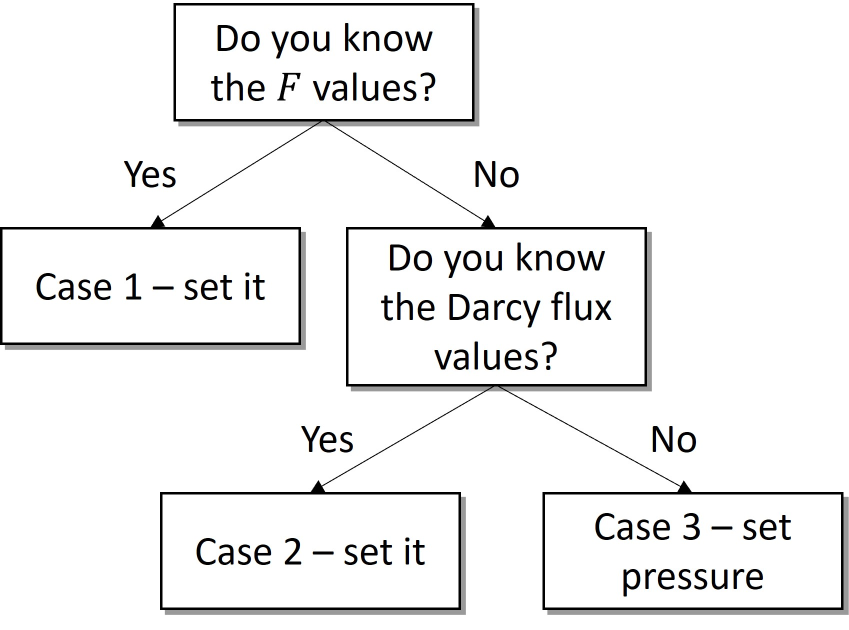
#> input picture tutorials/img/single_phase_flow_bc.jpg, 1697 x 1260 px (shown at 1/2 size)
$ python assemble_column_phz.py --left ../../../../../tutorials/img/single_phase_flow_bc.jpg --right ../../../../../tutorials/img/issue1235_frac_intf.png --out out.png
#> lines starting #> are read from the running program, lines starting #| are printed output that depends on the picture
from __future__ import annotations

"""Assemble Figure from two pre-rendered ParaView column images.

This script takes two PNG images, typically:
- a 3-row column rendered at t = 10 days
- a 3-row column rendered at t = 74 days

and combines them side by side into one final figure.

Typical usage
-------------
python geothermal_flow/plotting/assemble_column_phz.py \
    --left figures/example1/figure8_panels/phz_column_t_10_days.png \
    --right figures/example1/figure8_panels/phz_column_t_74_days.png \
    --out figures/example1/figure8.png
"""

import argparse
from pathlib import Path

from PIL import Image


def parse_args() -> argparse.Namespace:
    """Parse command-line arguments."""
    parser = argparse.ArgumentParser(
        description="Assemble Figure from two ParaView column images."
    )
    parser.add_argument(
        "--left",
        required=True,
        help="Path to the left column image (for example t = 10 days).",
    )
    parser.add_argument(
        "--right",
        required=True,
        help="Path to the right column image (for example t = 74 days).",
    )
    parser.add_argument(
        "--out",
        required=True,
        help="Path to the output assembled PNG.",
    )
    parser.add_argument(
        "--gap",
        type=int,
        default=40,
        help="Horizontal gap in pixels between the two columns.",
    )
    parser.add_argument(
        "--pad",
        type=int,
        default=20,
        help="Outer padding in pixels around the full figure.",
    )
    parser.add_argument(
        "--background",
        default="white",
        help="Background color for the output canvas.",
    )
    return parser.parse_args()


def resize_to_common_height(
    left_img: Image.Image, right_img: Image.Image
) -> tuple[Image.Image, Image.Image]:
    """Resize the two images so they share the same height.

    The smaller image is scaled to match the taller image while preserving
    aspect ratio. If both heights already match, the originals are returned.
    """
    left_w, left_h = left_img.size
    right_w, right_h = right_img.size

    target_height = max(left_h, right_h)

    if left_h != target_height:
        new_width = int(round(left_w * target_height / left_h))
        left_img = left_img.resize((new_width, target_height), Image.LANCZOS)

    if right_h != target_height:
        new_width = int(round(right_w * target_height / right_h))
        right_img = right_img.resize((new_width, target_height), Image.LANCZOS)

    return left_img, right_img


def assemble_side_by_side(
    left_path: str | Path,
    right_path: str | Path,
    output_path: str | Path,
    *,
    gap: int = 40,
    pad: int = 20,
    background: str = "white",
) -> None:
    """Assemble two images side by side and save the result."""
#> called with output_path = 'out.png', gap = 40, pad = 20, background = 'white'
    left_path = Path(left_path).resolve()
    right_path = Path(right_path).resolve()
    output_path = Path(output_path).resolve()
    output_path.parent.mkdir(parents=True, exist_ok=True)

    if not left_path.exists():
        raise FileNotFoundError(f"Left image not found: {left_path}")
    if not right_path.exists():
        raise FileNotFoundError(f"Right image not found: {right_path}")

    left_img = Image.open(left_path).convert("RGB")
#> left_img is the input picture: PIL image 1697x1260 RGB; mean R, G, B 240.7, 240.7, 240.6
    right_img = Image.open(right_path).convert("RGB")
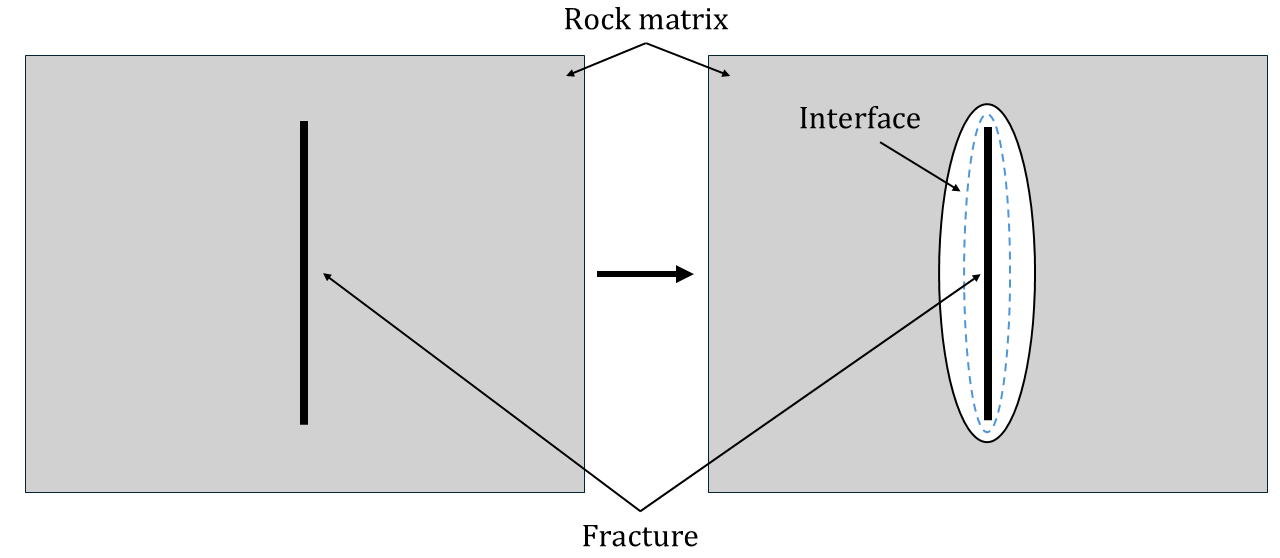
#> input picture tutorials/img/issue1235_frac_intf.png, 1280 x 558 px

    left_img, right_img = resize_to_common_height(left_img, right_img)

    left_w, left_h = left_img.size
#> left_w = 1697; left_h = 1260
    right_w, right_h = right_img.size
#> right_w = 2890; right_h = 1260

    canvas_width = left_w + right_w + gap + 2 * pad
#> canvas_width = 4667
    canvas_height = max(left_h, right_h) + 2 * pad
#> canvas_height = 1300

    canvas = Image.new("RGB", (canvas_width, canvas_height), color=background)
#> canvas: PIL image 4667x1300 RGB; every value is 255

    left_x = pad
    left_y = pad + (canvas_height - 2 * pad - left_h) // 2
#> left_y = 20

    right_x = pad + left_w + gap
#> right_x = 1757
    right_y = pad + (canvas_height - 2 * pad - right_h) // 2
#> right_y = 20

    canvas.paste(left_img, (left_x, left_y))
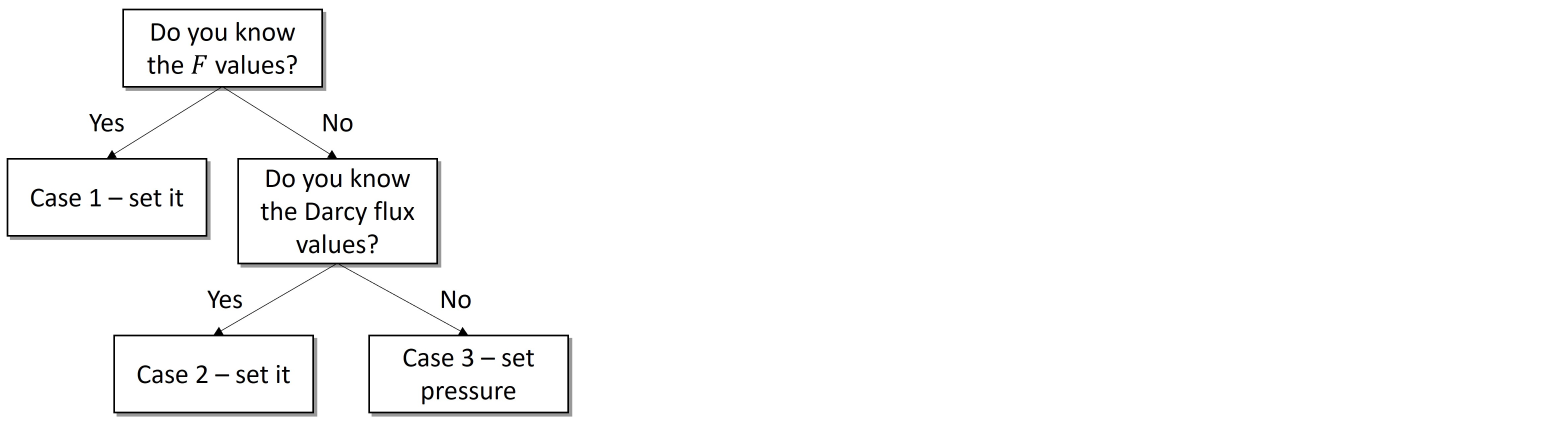
#> canvas: PIL image 4667x1300 RGB (shown at 1/3 size); mean R, G, B 249.9, 250, 249.9
    canvas.paste(right_img, (right_x, right_y))
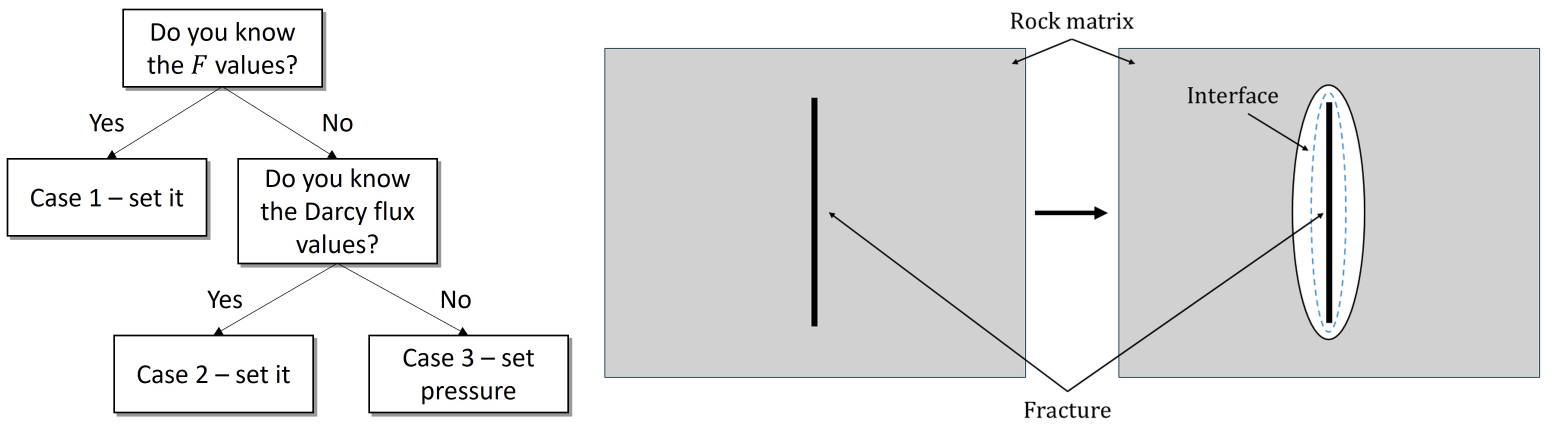
#> canvas: PIL image 4667x1300 RGB (shown at 1/3 size); mean R, G, B 228.9, 229, 229.1

    canvas.save(output_path, dpi=(700, 700))
    print(f"Saved assembled: {output_path}")


def main() -> None:
    """Run the Figure assembly from the command line."""
    args = parse_args()

    assemble_side_by_side(
        left_path=args.left,
        right_path=args.right,
        output_path=args.out,
        gap=args.gap,
        pad=args.pad,
        background=args.background,
    )


if __name__ == "__main__":
    main()
